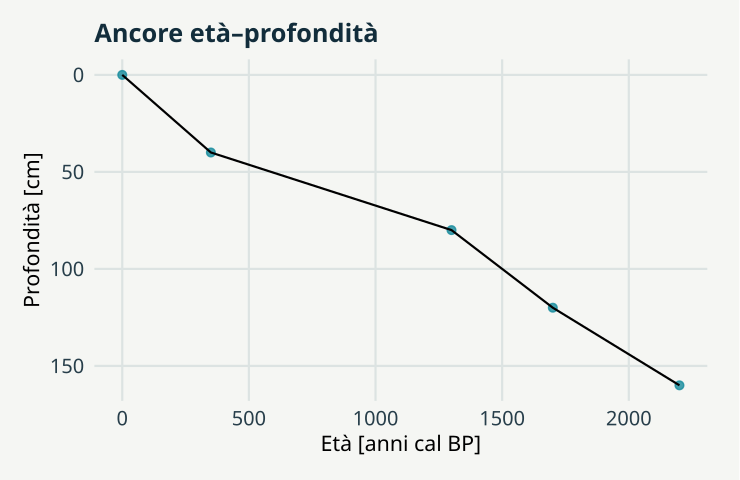

Here is the R script that generated this plot:
# GeoStat Lab — funzioni comuni. R >= 4.3; ggplot2 >= 3.4; jsonlite.
suppressPackageStartupMessages(library(ggplot2))
col_geo <- c('#168B9C','#BC5B35','#7054A4','#A17B19','#227864','#64748B')
theme_set(theme_minimal(base_size=17, base_family='sans') + theme(
  plot.background=element_rect(fill='#F5F6F3',colour=NA),
  panel.background=element_rect(fill='#F5F6F3',colour=NA),
  panel.grid.minor=element_blank(),panel.grid.major=element_line(colour='#DCE3E2'),
  plot.title=element_text(size=19,face='bold',colour='#122D3B'),
  plot.subtitle=element_text(size=13,colour='#405560',margin=margin(b=12)),
  axis.text=element_text(size=15,colour='#273E4A'),axis.title=element_text(size=16),
  legend.position='bottom',legend.title=element_blank(),legend.text=element_text(size=14),
  strip.text=element_text(size=15,face='bold'),plot.margin=margin(18,24,18,18)))
metric <- function(...) data.frame(grandezza=names(c(...)),valore=as.character(c(...)),check.names=FALSE)
f <- function(x,d=3) {out<-formatC(x,digits=d,format='fg');out[!is.finite(x)]<-'Non definito';out}
line_plot <- function(d,x='x',y='y',title='',xl=x,yl=y,group=NULL) {
 p<-ggplot(d,aes(x=.data[[x]],y=.data[[y]]))
 if(is.null(group)) p<-p+geom_line(colour=col_geo[1],linewidth=1.05) else p<-p+aes(colour=.data[[group]],group=.data[[group]])+geom_line(linewidth=1)+scale_colour_manual(values=col_geo)
 p+labs(title=title,x=xl,y=yl)
}
point_plot <- function(d,x='x',y='y',title='',xl=x,yl=y,group=NULL) {
 p<-ggplot(d,aes(x=.data[[x]],y=.data[[y]]))
 if(is.null(group))p<-p+geom_point(colour=col_geo[1],size=2.5,alpha=.8) else p<-p+aes(colour=.data[[group]])+geom_point(size=2.7,alpha=.85)+scale_colour_manual(values=col_geo)
 p+labs(title=title,x=xl,y=yl)
}
hist_plot<-function(x,title='',xl='Valore',bins=20)ggplot(data.frame(x=x),aes(x))+geom_histogram(bins=bins,fill=col_geo[1],colour='#F5F6F3')+labs(title=title,x=xl,y='Frequenza')
bar_plot<-function(d,x='gruppo',y='valore',title='',yl='Valore')ggplot(d,aes(x=.data[[x]],y=.data[[y]],fill=.data[[x]]))+geom_col(width=.65)+scale_fill_manual(values=rep(col_geo,length.out=length(unique(d[[x]])) ))+guides(fill='none')+labs(title=title,x=NULL,y=yl)
map_plot<-function(d,z='z',title='',xl='Est [km]',yl='Nord [km]')ggplot(d,aes(x,y,fill=.data[[z]]))+geom_raster()+coord_equal()+scale_fill_gradientn(colours=c('#153F56','#298C9C','#B8CDB2','#F1D889','#AD542F'))+labs(title=title,x=xl,y=yl)
acf_data<-function(x,lag=20){a<-acf(x,lag.max=min(lag,length(x)-1),plot=FALSE);data.frame(x=as.vector(a$lag)[-1],y=as.vector(a$acf)[-1])}
# AR(1), distribuzione marginale stazionaria N(0, 1).
ar_series<-function(n,rho){x<-numeric(n);x[1]<-rnorm(1);for(i in 2:n)x[i]<-rho*x[i-1]+sqrt(1-rho^2)*rnorm(1);x}
# Distanze euclidee in unità metriche già dichiarate; nessuna conversione implicita di CRS.
dist_cross<-function(a,b)sqrt(outer(a[,1],b[,1],'-')^2+outer(a[,2],b[,2],'-')^2)
# Predittore IDW: i punti coincidenti ricevono esattamente il valore osservato.
idw<-function(xy,z,new,power=2){dd<-dist_cross(new,xy);apply(dd,1,function(d)if(any(d<1e-10))mean(z[d<1e-10])else weighted.mean(z,d^(-power)))}
# CART didattico binario: divisioni assiali che minimizzano l'impurità di Gini.
cart_fit<-function(x,y,depth=2,minleaf=4){
 node<-list(p=mean(y),n=length(y));if(depth<1||length(unique(y))<2||length(y)<2*minleaf)return(node)
 best<-Inf
 for(j in seq_len(ncol(x))){v<-sort(unique(x[,j])); if(length(v)<2)next
  for(cut in (head(v,-1)+tail(v,-1))/2){left<-x[,j]<=cut;nl<-sum(left);nr<-sum(!left);if(min(nl,nr)<minleaf)next
   score<-nl*mean(y[left])*(1-mean(y[left]))+nr*mean(y[!left])*(1-mean(y[!left]))
   if(score<best){best<-score;node$j<-j;node$cut<-cut;split<-left}
  }
 }
 if(is.finite(best)){node$left<-cart_fit(x[split,,drop=FALSE],y[split],depth-1,minleaf);node$right<-cart_fit(x[!split,,drop=FALSE],y[!split],depth-1,minleaf)};node
}
cart_predict<-function(tree,x)apply(x,1,function(row){t<-tree;while(!is.null(t$j))t<-if(row[t$j]<=t$cut)t$left else t$right;t$p})

p <- list(age = 1300, seed = 17)
set.seed(p$seed)
data <- data.frame(profondita = c(0, 40, 80, 120, 160), eta = c(0, 350, p$age, 1700, 2200))

plots <- list(point_plot(data, "eta", "profondita", "Ancore età–profondità", "Età [anni cal BP]", 
    "Profondità [cm]") + geom_line() + scale_y_reverse())

metrics <- metric(`Anno astronomico dell’ancora` = 1950 - p$age, Ancore = nrow(data), `Cronologia monotona` = all(diff(data$eta) > 
    0))
print(metrics,row.names=FALSE)
ggplot2::ggsave('m13-ancore-B.svg',plots[[1]],device=svglite::svglite,width=7.7,height=5.0,bg='#F8F6F1')
